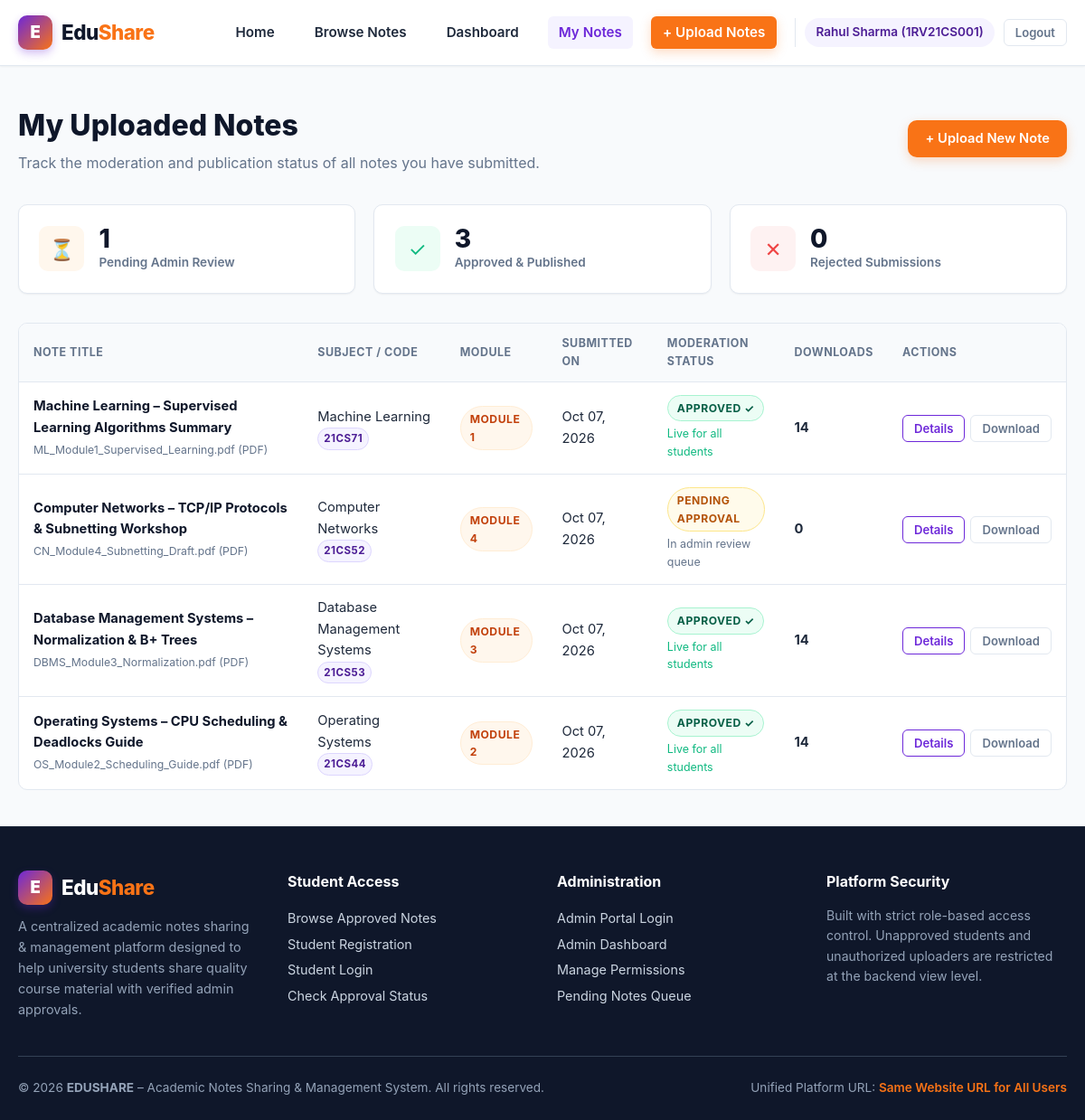
Page /student/my-notes/ (signed in) on the committed database.
### core/models.py (models this page shows, shortened)
class Student(models.Model):
    APPROVAL_CHOICES = (
        ('PENDING', 'Pending'),
        ('APPROVED', 'Approved'),
        ('REJECTED', 'Rejected'),
    )
    user = models.OneToOneField(User, on_delete=models.CASCADE, related_name='student_profile')
    name = models.CharField(max_length=150, help_text="Full Name of the Student")
    usn = models.CharField(max_length=30, unique=True, db_index=True, help_text="University Seat Number")
    branch = models.CharField(max_length=100, help_text="Engineering/Academic Branch")
    semester = models.IntegerField(help_text="Current Semester (e.g. 1-8)")
    section = models.CharField(max_length=10, help_text="Section (e.g. A, B, C)")
    approval_status = models.CharField(max_length=20, choices=APPROVAL_CHOICES, default='PENDING', db_index=True)
    upload_permission = models.BooleanField(default=False, help_text="Explicit admin permission to upload notes")
    rejection_reason = models.TextField(blank=True, null=True, help_text="Reason if student registration was rejected")
    created_at = models.DateTimeField(auto_now_add=True)
    updated_at = models.DateTimeField(auto_now=True)
    class Meta:
        ordering = ['-created_at']
        verbose_name = 'Student'
        verbose_name_plural = 'Students'
    @property
    def is_approved(self):
        return self.approval_status == 'APPROVED'

class Note(models.Model):
    STATUS_CHOICES = (
        ('PENDING', 'Pending'),
        ('APPROVED', 'Approved'),
        ('REJECTED', 'Rejected'),
    )
    title = models.CharField(max_length=255, help_text="Note Title")
    subject = models.CharField(max_length=150, db_index=True, help_text="Subject / Course Name")
    course_id = models.CharField(max_length=50, db_index=True, help_text="Course ID / Subject Code (e.g. CS501)")
    module = models.CharField(max_length=50, db_index=True, help_text="Module (e.g. Module 1, Module 2)")
    description = models.TextField(blank=True, help_text="Detailed summary of notes content")
    file = models.FileField(upload_to='notes_files/', help_text="Uploaded notes document")
    uploaded_by = models.ForeignKey(Student, on_delete=models.CASCADE, related_name='notes')
    status = models.CharField(max_length=20, choices=STATUS_CHOICES, default='PENDING', db_index=True)
    rejection_reason = models.TextField(blank=True, null=True, help_text="Feedback if note was rejected")
    uploaded_at = models.DateTimeField(auto_now_add=True)
    updated_at = models.DateTimeField(auto_now=True)
    downloads_count = models.PositiveIntegerField(default=0)
    class Meta:
        ordering = ['-uploaded_at']
        verbose_name = 'Academic Note'
        verbose_name_plural = 'Academic Notes'
    @property
    def file_extension(self):
        if self.file:
            _, ext = os.path.splitext(self.file.name)
            return ext.replace('.', '').upper()
        return 'FILE'
    @property
    def filename(self):
        if self.file:
            return os.path.basename(self.file.name)
        return 'No File'

### core/views.py (the view)
# urls.py: path('student/my-notes/', views.my_notes, name='my_notes'),
@student_approved_required
def my_notes(request):
    student = request.user.student_profile
    notes = Note.objects.filter(uploaded_by=student).order_by('-uploaded_at')
    context = {
        'student': student,
        'notes': notes,
        'pending_count': notes.filter(status='PENDING').count(),
        'approved_count': notes.filter(status='APPROVED').count(),
        'rejected_count': notes.filter(status='REJECTED').count(),
    }
    return render(request, 'core/my_notes.html', context)

### templates/core/my_notes.html (shortened to what this page needs)
{% extends 'base.html' %}
{% block content %}
<div class="container">
  <div style="display: flex; justify-content: space-between; align-items: center; margin-bottom: 2rem; flex-wrap: wrap; gap: 1rem;">
    <div>
      <h1 style="font-size: 2rem; font-weight: 800; color: var(--dark); margin-bottom: 0.25rem;">
        My Uploaded Notes
      </h1>
      <p style="color: var(--text-muted); font-size: 1rem;">
        Track the moderation and publication status of all notes you have submitted.
      </p>
    </div>
    {% if student.upload_permission %}
      <a href="{% url 'upload_note' %}" class="btn btn-accent">+ Upload New Note</a>
    {% else %}
      <span class="badge badge-gray" style="padding: 8px 14px;">Upload Permission Restricted</span>
    {% endif %}
  </div>
  <div class="stats-grid" style="margin: 0 0 2rem 0;">
    <div class="stat-card">
      <div class="stat-icon orange">⏳</div>
      <div>
        <div class="stat-number">{{ pending_count }}</div>
        <div class="stat-label">Pending Admin Review</div>
      </div>
    </div>
    <div class="stat-card">
      <div class="stat-icon green">✓</div>
      <div>
        <div class="stat-number">{{ approved_count }}</div>
        <div class="stat-label">Approved & Published</div>
      </div>
    </div>
    <div class="stat-card">
      <div class="stat-icon red">✕</div>
      <div>
        <div class="stat-number">{{ rejected_count }}</div>
        <div class="stat-label">Rejected Submissions</div>
      </div>
    </div>
  </div>
  {% if notes %}
    <div class="table-responsive">
      <table class="table">
        <thead>
          <tr>
            <th>Note Title</th>
            <th>Subject / Code</th>
            <th>Module</th>
            <th>Submitted On</th>
            <th>Moderation Status</th>
            <th>Downloads</th>
            <th>Actions</th>
          </tr>
        </thead>
        <tbody>
          {% for note in notes %}
            <tr>
              <td>
                <div style="font-weight: 700; color: var(--dark);">{{ note.title }}</div>
                <small style="color: var(--text-muted);">{{ note.filename }} ({{ note.file_extension }})</small>
              </td>
              <td>
                <div>{{ note.subject }}</div>
                <small class="badge badge-purple" style="font-size: 0.72rem; padding: 2px 6px;">{{ note.course_id }}</small>
              </td>
              <td><span class="badge badge-orange">{{ note.module }}</span></td>
              <td>{{ note.uploaded_at|date:"M d, Y" }}</td>
              <td>
                {% if note.status == 'PENDING' %}
                  <span class="badge badge-pending">PENDING APPROVAL</span>
                  <div style="font-size: 0.78rem; color: var(--text-muted); margin-top: 4px;">In admin review queue</div>
                {% elif note.status == 'APPROVED' %}
                  <span class="badge badge-approved">APPROVED ✓</span>
                  <div style="font-size: 0.78rem; color: var(--success); margin-top: 4px;">Live for all students</div>
                {% endif %}
              </td>
              <td><strong>{{ note.downloads_count }}</strong></td>
              <td>
                <div style="display: flex; gap: 6px;">
                  <a href="{% url 'note_details' note.id %}" class="btn btn-sm btn-outline-primary">Details</a>
                  <a href="{% url 'download_note' note.id %}" class="btn btn-sm btn-outline-secondary">Download</a>
                </div>
              </td>
            </tr>
          {% endfor %}
        </tbody>
      </table>
    </div>
  {% endif %}
</div>
{% endblock %}

### templates/base.html (shortened to what this page needs)
{% load static %}
<!DOCTYPE html>
<html lang="en">
<head>
  <link rel="stylesheet" href="{% static 'css/edushare.css' %}">
</head>
<body>
  <header class="navbar">
    <div class="container navbar-inner">
      <a href="{% url 'home' %}" class="brand">
        <div class="brand-icon">E</div>
        <div class="brand-text">Edu<span>Share</span></div>
      </a>
      <ul class="nav-links" id="navLinks">
        <li class="nav-item {% if request.resolver_match.url_name == 'home' %}active{% endif %}">
          <a href="{% url 'home' %}">Home</a>
        </li>
        <li class="nav-item {% if request.resolver_match.url_name == 'browse_notes' %}active{% endif %}">
          <a href="{% url 'browse_notes' %}">Browse Notes</a>
        </li>
        {% if is_admin %}
          <li class="nav-item {% if request.resolver_match.url_name == 'admin_dashboard' %}active{% endif %}">
            <a href="{% url 'admin_dashboard' %}">Admin Dashboard</a>
          </li>
          <li class="nav-item {% if request.resolver_match.url_name == 'admin_manage_students' %}active{% endif %}">
            <a href="{% url 'admin_manage_students' %}">
              Students
              {% if pending_students_count > 0 %}
                <span class="nav-badge">{{ pending_students_count }}</span>
              {% endif %}
            </a>
          </li>
          <li class="nav-item {% if request.resolver_match.url_name == 'admin_upload_permissions' %}active{% endif %}">
            <a href="{% url 'admin_upload_permissions' %}">Permissions</a>
          </li>
          <li class="nav-item {% if request.resolver_match.url_name == 'admin_pending_notes' %}active{% endif %}">
            <a href="{% url 'admin_pending_notes' %}">
              Pending Notes
              {% if pending_notes_count > 0 %}
                <span class="nav-badge">{{ pending_notes_count }}</span>
              {% endif %}
            </a>
          </li>
          <li class="nav-user">
            <span class="nav-user-tag">Admin: {{ request.user.username }}</span>
            <a href="{% url 'logout' %}" class="btn btn-sm btn-outline-secondary">Logout</a>
          </li>
        {% elif is_student and current_student.is_approved %}
          <li class="nav-item {% if request.resolver_match.url_name == 'student_dashboard' %}active{% endif %}">
            <a href="{% url 'student_dashboard' %}">Dashboard</a>
          </li>
          <li class="nav-item {% if request.resolver_match.url_name == 'my_notes' %}active{% endif %}">
            <a href="{% url 'my_notes' %}">My Notes</a>
          </li>
          {% if current_student.upload_permission %}
            <li class="nav-item {% if request.resolver_match.url_name == 'upload_note' %}active{% endif %}">
              <a href="{% url 'upload_note' %}" class="btn btn-sm btn-accent" style="color: white !important;">
                + Upload Notes
              </a>
            </li>
          {% endif %}
          <li class="nav-user">
            <span class="nav-user-tag">{{ current_student.name }} ({{ current_student.usn }})</span>
            <a href="{% url 'logout' %}" class="btn btn-sm btn-outline-secondary">Logout</a>
          </li>
        {% endif %}
      </ul>
    </div>
  </header>
  <main>
    {% block content %}{% endblock %}
  </main>
  <footer class="footer">
    <div class="container">
      <div style="display: grid; grid-template-columns: repeat(auto-fit, minmax(220px, 1fr)); gap: 2rem; margin-bottom: 2rem;">
        <div>
          <div class="brand" style="color: white; margin-bottom: 0.75rem;">
            <div class="brand-icon">E</div>
            <div>Edu<span style="color: var(--accent);">Share</span></div>
          </div>
          <p style="font-size: 0.9rem; line-height: 1.6;">
            A centralized academic notes sharing & management platform designed to help university students share quality course material with verified admin approvals.
          </p>
        </div>
        <div>
          <h4 style="color: white; font-size: 1rem; margin-bottom: 0.85rem;">Student Access</h4>
          <ul style="list-style: none; font-size: 0.9rem; line-height: 2;">
            <li><a href="{% url 'browse_notes' %}">Browse Approved Notes</a></li>
            <li><a href="{% url 'student_register' %}">Student Registration</a></li>
            <li><a href="{% url 'student_login' %}">Student Login</a></li>
            <li><a href="{% url 'waiting_approval' %}">Check Approval Status</a></li>
          </ul>
        </div>
        <div>
          <h4 style="color: white; font-size: 1rem; margin-bottom: 0.85rem;">Administration</h4>
          <ul style="list-style: none; font-size: 0.9rem; line-height: 2;">
            <li><a href="{% url 'admin_login' %}">Admin Portal Login</a></li>
            <li><a href="{% url 'admin_dashboard' %}">Admin Dashboard</a></li>
            <li><a href="{% url 'admin_upload_permissions' %}">Manage Permissions</a></li>
            <li><a href="{% url 'admin_pending_notes' %}">Pending Notes Queue</a></li>
          </ul>
        </div>
        <div>
          <h4 style="color: white; font-size: 1rem; margin-bottom: 0.85rem;">Platform Security</h4>
          <p style="font-size: 0.88rem; line-height: 1.6;">
            Built with strict role-based access control. Unapproved students and unauthorized uploaders are restricted at the backend view level.
          </p>
        </div>
      </div>
      <div class="footer-bottom">
        <div>
          &copy; 2026 <strong>EDUSHARE</strong> – Academic Notes Sharing & Management System. All rights reserved.
        </div>
        <div>
          Unified Platform URL: <span style="color: var(--accent); font-weight: 600;">Same Website URL for All Users</span>
        </div>
      </div>
    </div>
  </footer>
</body>
</html>

### rows in the picture
Student: name "Rahul Sharma", usn "1RV21CS001"
Note: title "Machine Learning – Supervised Learning Algorithms Summary", filename "ML_Module1_Supervised_Learning.pdf", file_extension "PDF", subject "Machine Learning", course_id "21CS71", module "MODULE 1", uploaded_at "Oct 07, 2026", status "APPROVED ✓", downloads_count "14"
Note: title "Computer Networks – TCP/IP Protocols & Subnetting Workshop", filename "CN_Module4_Subnetting_Draft.pdf", file_extension "PDF", subject "Computer Networks", course_id "21CS52", module "MODULE 4", uploaded_at "Oct 07, 2026", status "PENDING APPROVAL", downloads_count "0"
Note: title "Database Management Systems – Normalization & B+ Trees", filename "DBMS_Module3_Normalization.pdf", file_extension "PDF", subject "Database Management Systems", course_id "21CS53", module "MODULE 3", uploaded_at "Oct 07, 2026", status "APPROVED ✓", downloads_count "14"
Note: title "Operating Systems – CPU Scheduling & Deadlocks Guide", filename "OS_Module2_Scheduling_Guide.pdf", file_extension "PDF", subject "Operating Systems", course_id "21CS44", module "MODULE 2", uploaded_at "Oct 07, 2026", status "APPROVED ✓", downloads_count "14"

### other values in the picture
{{ pending_count }} "1"
{{ approved_count }} "3"
{{ rejected_count }} "0"
